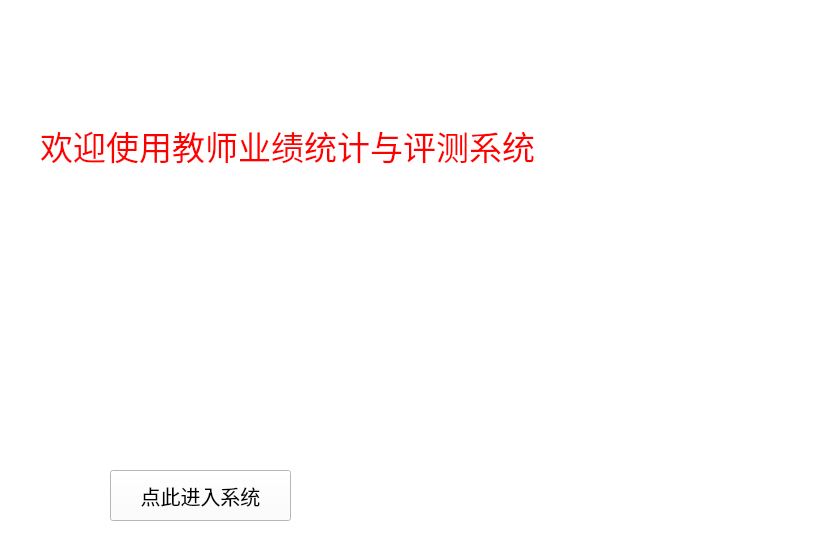
<?xml version="1.0" encoding="UTF-8"?>
<ui version="4.0">
 <class>Form</class>
 <widget class="QWidget" name="Form">
  <property name="geometry">
   <rect>
    <x>0</x>
    <y>0</y>
    <width>833</width>
    <height>557</height>
   </rect>
  </property>
  <property name="windowTitle">
   <string>Form</string>
  </property>
  <property name="styleSheet">
   <string notr="true">background-color: rgb(255, 255, 255);</string>
  </property>
  <widget class="QLabel" name="label">
   <property name="geometry">
    <rect>
     <x>40</x>
     <y>70</y>
     <width>651</width>
     <height>151</height>
    </rect>
   </property>
   <property name="font">
    <font>
     <pointsize>25</pointsize>
    </font>
   </property>
   <property name="styleSheet">
    <string notr="true">color: rgb(255, 0, 0);</string>
   </property>
   <property name="text">
    <string>欢迎使用教师业绩统计与评测系统</string>
   </property>
  </widget>
  <widget class="QPushButton" name="getintoButton">
   <property name="geometry">
    <rect>
     <x>110</x>
     <y>470</y>
     <width>181</width>
     <height>51</height>
    </rect>
   </property>
   <property name="font">
    <font>
     <pointsize>15</pointsize>
    </font>
   </property>
   <property name="text">
    <string>点此进入系统</string>
   </property>
  </widget>
  <widget class="QLabel" name="label_2">
   <property name="geometry">
    <rect>
     <x>470</x>
     <y>230</y>
     <width>561</width>
     <height>351</height>
    </rect>
   </property>
   <property name="styleSheet">
    <string notr="true">background-color: none;</string>
   </property>
   <property name="text">
    <string/>
   </property>
   <property name="pixmap">
    <pixmap>pie.jpg</pixmap>
   </property>
  </widget>
 </widget>
 <resources/>
 <connections/>
</ui>
